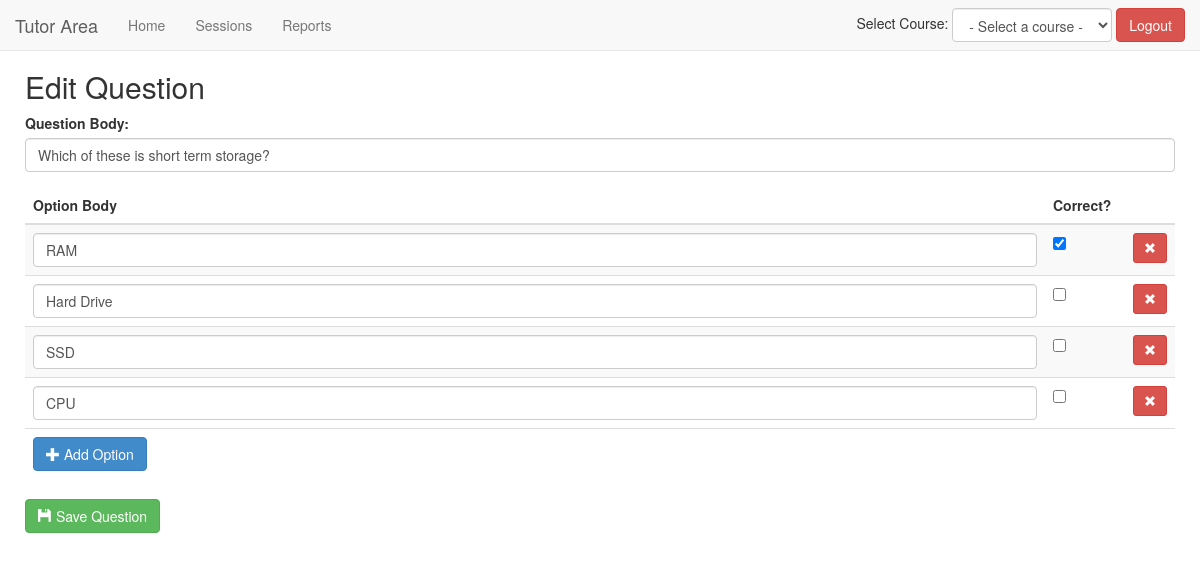
Screenshot of /tutor/sessions/3/questions/edit/4/ (signed in) with the database file from the repository.
### main/models.py (models this page shows, shortened)
class Question(models.Model):
    session = models.ForeignKey(Session)
    question_body = models.TextField()

class Question_option(models.Model):
    question = models.ForeignKey(Question)
    body = models.TextField()
    correct = models.BooleanField(default=False)

### main/decorators.py (the view)
    def _wrapped_view_func(request, *args, **kwargs):
        if 'course_id' in request.session:
            return view_func(request, *args, **kwargs)
        else:
            return HttpResponseRedirect('/tutor/')

### tutor/context_processors.py (called while the page is built)
def course_assignments_processor(request):
    if request.user:
        course_assignments = Tutor_assignment.objects.filter(user=request.user.id) # Get all course assignments
    else:
        course_assignments = []
    return {'course_assignments': course_assignments}

### tutor/templates/question_form.html (shortened to what this page needs)
{% extends "tutor_base.html" %}
{% block content %}
    {% if type == 'edit' %}
        <h2>Edit Question</h2>
    {% elif type == 'new' %}
        <h2>Add Question</h2>
    {% else %}
        <h2>You forgot to set a "type" in the view ya dafty</h2>
    {% endif %}
    <form class="form" role="form" method="POST">{% csrf_token %}
        <div class="form-group">
            <label for="question">Question Body:</label>
            <input type="text" class="form-control" name="question" id="question" value="{{ question.question_body }}" />
        </div>
        <table class="table table-striped" id="option-table">
            <thead>
                <tr>
                    <th>Option Body</th>
                    <th style="width: 80px">Correct?</th>
                    <th style="width: 50px"></th>
                </tr>
            </thead>
            <tbody>
                {% for option in question_options %}
                    <tr>
                        <td><input type="text" class="form-control" name="option-body[{{ forloop.counter0 }}]" value="{{ option.body }}"></td>
                        <td><input type="checkbox" name="option-correct[{{ forloop.counter0 }}]" {% if option.correct %}checked{% endif %}></td>
                        <td><button type="button" class="remove-option btn btn-danger btn-sm {{ forloop.counter0 }}"><span class="glyphicon glyphicon-remove"></span></button></td>
                    </tr>
                {% endfor %}
                <tr><td><button type="button" class="btn btn-primary" id="add-question-option"><span class="glyphicon glyphicon-plus"></span> Add Option</button></td><td></td><td></td></tr>
            </tbody>
        </table>
        {% if type == 'edit' %}
            <button type="submit" class="btn btn-success"><span class="glyphicon glyphicon-floppy-disk"></span> Save Question</button>
        {% elif type == 'new' %}
            <button type="submit" class="btn btn-success"><span class="glyphicon glyphicon-plus"></span> Add Question</button>
        {% endif %}
    </form>
{% endblock %}

### rows the page displays
Question: question "Which of these is short term storage?"
Question_option: body "RAM", correct "☑"
Question_option: body "Hard Drive"
Question_option: body "SSD"
Question_option: body "CPU"
